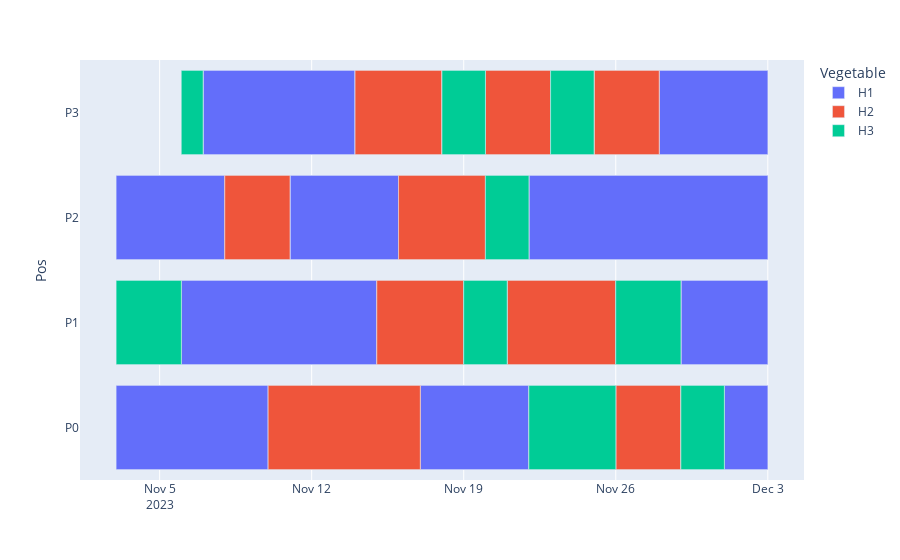

This figure's notebook cell:
### Code cell
fig = px.timeline(df, x_start='Time_start',
                  x_end='Time_end',
                  y='Pos',
                  color='Vegetable')
fig.show()
